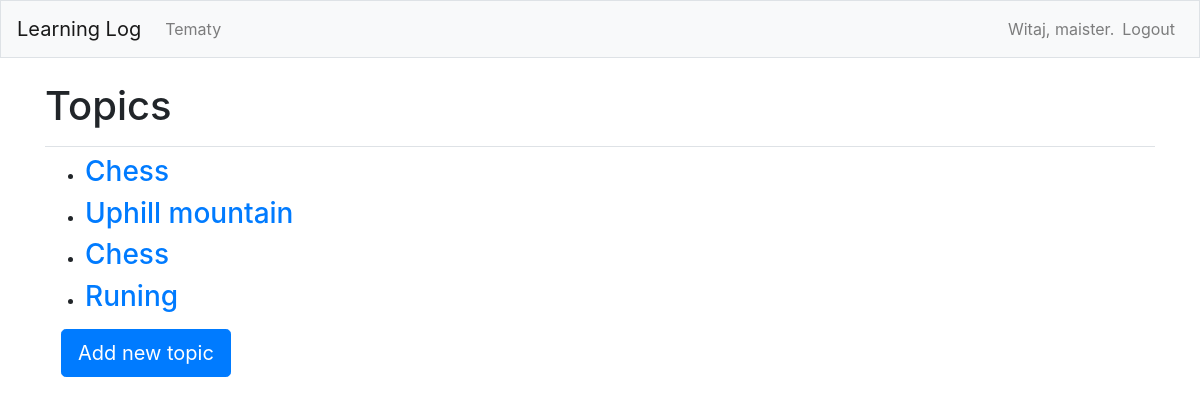
The app's page /topics/ (signed in) with its own data.
### learning_logs/models.py (models this page shows)
class Topic(models.Model):
    text = models.CharField(max_length=200)
    date_added = models.DateTimeField(auto_now_add=True)
    owner = models.ForeignKey(User, on_delete=models.CASCADE)
    def __str__(self) -> str:
        return self.text

### learning_logs/views.py (the view)
# urls.py: path('topics/', views.topics, name='topics'),
@login_required
def topics(request):
    topics = Topic.objects.filter(owner=request.user).order_by('date_added')
    context = {'topics': topics}
    return render(request, 'learning_logs/topics.html', context)

### learning_logs/templates/learning_logs/topics.html
{% extends "learning_logs/base.html" %}
{% block page_header %}
    <h1>Topics</h1>
{% endblock page_header %}
{% block content %}
    <ul>
        {% for topic in topics %}
            <li><h3>
                <a href="{% url 'learning_logs:topic' topic.id %}">{{ topic }}</a>
            </h3></li>
        {% empty %}
            <h3><li>Not add topic yet</li></h3>
        {% endfor %}
    </ul>
    <div class="d-grid mb-3 ml-3">
        <a class="btn btn-primary btn-lg" data-bs-toggle="button" role="button" href="{% url 'learning_logs:new_topic' %}">Add new topic</a>
    </div>
{% endblock content %}

### learning_logs/templates/learning_logs/base.html (shortened to what this page needs)
{% load bootstrap4 %}
<!doctype html>
<html lang="pl">
    <head>
        {% bootstrap_css %}
    </head>
    <body>
        <nav class="navbar navbar-expand-md navbar-light bg-light mb-4 border">
            <a class="navbar-brand" href="{% url 'learning_logs:index' %}">Learning Log</a>
            <div class="collapse navbar-collapse" id="navbarCollapse">
                <ul class="navbar-nav mr-auto">
                    <li class"nav-item">
                        <a class="nav-link" href="{% url 'learning_logs:topics' %}">
                            Tematy
                        </a>
                    </li>
                </ul>
                <ul class="navbar-nav ml-auto">
                    {% if user.is_authenticated %}
                        <li class="nav-item">
                            <span class="navbar-text">Witaj, {{ user.username }}.</span>
                        </li>
                        <li class="nav-item">
                            <a class="nav-link" href="{% url 'users:logout' %}">Logout</a>
                        </li>
                    {% endif %}
                </ul>
            </div>
        </nav>
        <main role="main" class="container">
            <div class="pb-2 mb-2 border-bottom">
                {% block page_header %}{% endblock page_header %}
            </div>
            <div>
                {% block content %}{% endblock content %}
            </div>
        </main>
    </body>
</html>

### records on screen
Topic: text "Chess"
Topic: text "Uphill mountain"
Topic: text "Chess"
Topic: text "Runing"

### other values on screen
{{ user.username }} "maister"
